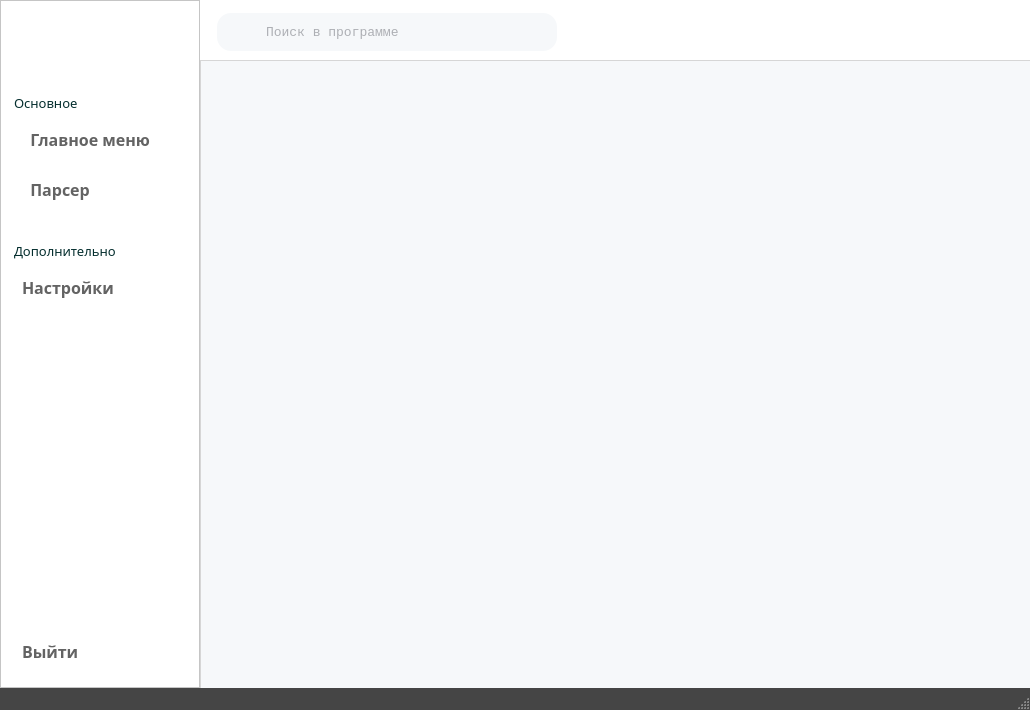
<?xml version="1.0" encoding="UTF-8"?>
<ui version="4.0">
 <class>MainWindow</class>
 <widget class="QMainWindow" name="MainWindow">
  <property name="geometry">
   <rect>
    <x>0</x>
    <y>0</y>
    <width>1030</width>
    <height>710</height>
   </rect>
  </property>
  <property name="minimumSize">
   <size>
    <width>700</width>
    <height>600</height>
   </size>
  </property>
  <property name="windowTitle">
   <string>MainWindow</string>
  </property>
  <property name="styleSheet">
   <string notr="true">QMainWindow#MainWindow {
	background:#F5F5F5
}

QStatusBar#statusbar{
	background: #454545;
	font-color: #EDEDED;
}

QFrame#optionalWidget {
	border: 1px solid #D6D6D6;
	border-width: 1px 0 0 1px;
	background:#F6F8FA
}


QPushButton#applicationIconButton{
	border: 0 solid #ADADAD;
}

QFrame#topMenuFrame{
	background:#FFFFFF
}

QFrame#mainMenuFrame{
	background:#FFFFFF
}
</string>
  </property>
  <property name="iconSize">
   <size>
    <width>24</width>
    <height>24</height>
   </size>
  </property>
  <property name="toolButtonStyle">
   <enum>Qt::ToolButtonIconOnly</enum>
  </property>
  <property name="documentMode">
   <bool>false</bool>
  </property>
  <property name="tabShape">
   <enum>QTabWidget::Rounded</enum>
  </property>
  <property name="unifiedTitleAndToolBarOnMac">
   <bool>false</bool>
  </property>
  <widget class="QWidget" name="centralwidget">
   <layout class="QHBoxLayout" name="horizontalLayout">
    <property name="spacing">
     <number>0</number>
    </property>
    <property name="leftMargin">
     <number>0</number>
    </property>
    <property name="topMargin">
     <number>0</number>
    </property>
    <property name="rightMargin">
     <number>0</number>
    </property>
    <property name="bottomMargin">
     <number>0</number>
    </property>
    <item>
     <widget class="QFrame" name="mainMenuFrame">
      <property name="enabled">
       <bool>true</bool>
      </property>
      <property name="minimumSize">
       <size>
        <width>200</width>
        <height>0</height>
       </size>
      </property>
      <property name="maximumSize">
       <size>
        <width>250</width>
        <height>16777215</height>
       </size>
      </property>
      <property name="sizeIncrement">
       <size>
        <width>1</width>
        <height>1</height>
       </size>
      </property>
      <property name="acceptDrops">
       <bool>false</bool>
      </property>
      <property name="layoutDirection">
       <enum>Qt::LeftToRight</enum>
      </property>
      <property name="autoFillBackground">
       <bool>false</bool>
      </property>
      <property name="styleSheet">
       <string notr="true">QLabel {
	margin: 30px 0 0 10px;
	color: #042E2E
}

Line#menuHorizontalLine {
	margin: 20px 5px 0 5px;
	color: #C7C5C5;
}

QPushButton#applicationIconButton {
	margin: 5px 15px 5px 15px;
	border: 0px solid #7C57C6;
	background: #00000000;
	text-align:center;
	padding:0;
}

QPushButton {
	border: 1px solid #00FFFFFF;
	border-radius: 13px;
	margin: 5px 10px 0 10px;
	background:#00FFFFFF;
	color: #636363;
	text-align:left;
	padding-left:10px;
}


QPushButton:hover {
	border: 1px solid #88DEDEDE;
	background: #88E6E3E3;
	color: #636363;
}

QPushButton:pressed {
	border: 1px solid #7C57C6;
	background: #8850F0;
	color: #EBEBEB;
}

QPushButton#gotoSettingsButton:pressed {
	border: 1px solid #C2C0C0;
	background: #C2C0C0;
	color: #FFFFFF;
}



</string>
      </property>
      <property name="frameShape">
       <enum>QFrame::StyledPanel</enum>
      </property>
      <property name="frameShadow">
       <enum>QFrame::Raised</enum>
      </property>
      <layout class="QVBoxLayout" name="verticalLayout_2" stretch="0,0,0,0,0,0,0,0">
       <property name="spacing">
        <number>0</number>
       </property>
       <property name="leftMargin">
        <number>0</number>
       </property>
       <property name="topMargin">
        <number>7</number>
       </property>
       <property name="rightMargin">
        <number>0</number>
       </property>
       <property name="bottomMargin">
        <number>13</number>
       </property>
       <item>
        <widget class="QPushButton" name="applicationIconButton">
         <property name="sizePolicy">
          <sizepolicy hsizetype="Preferred" vsizetype="Preferred">
           <horstretch>0</horstretch>
           <verstretch>0</verstretch>
          </sizepolicy>
         </property>
         <property name="minimumSize">
          <size>
           <width>192</width>
           <height>56</height>
          </size>
         </property>
         <property name="maximumSize">
          <size>
           <width>192</width>
           <height>56</height>
          </size>
         </property>
         <property name="sizeIncrement">
          <size>
           <width>0</width>
           <height>60</height>
          </size>
         </property>
         <property name="styleSheet">
          <string notr="true"/>
         </property>
         <property name="text">
          <string/>
         </property>
         <property name="icon">
          <iconset>
           <normaloff>img/app_icon.png</normaloff>img/app_icon.png</iconset>
         </property>
         <property name="iconSize">
          <size>
           <width>155</width>
           <height>56</height>
          </size>
         </property>
        </widget>
       </item>
       <item>
        <widget class="QLabel" name="mainMenuLabel1">
         <property name="font">
          <font>
           <family>Corbel Light</family>
           <pointsize>10</pointsize>
          </font>
         </property>
         <property name="styleSheet">
          <string notr="true"/>
         </property>
         <property name="text">
          <string>Основное</string>
         </property>
        </widget>
       </item>
       <item>
        <widget class="QPushButton" name="gotoMainMenuButton">
         <property name="enabled">
          <bool>true</bool>
         </property>
         <property name="minimumSize">
          <size>
           <width>80</width>
           <height>50</height>
          </size>
         </property>
         <property name="maximumSize">
          <size>
           <width>16777215</width>
           <height>50</height>
          </size>
         </property>
         <property name="font">
          <font>
           <family>Bahnschrift SemiBold</family>
           <pointsize>12</pointsize>
           <weight>75</weight>
           <bold>true</bold>
          </font>
         </property>
         <property name="styleSheet">
          <string notr="true"/>
         </property>
         <property name="text">
          <string>  Главное меню</string>
         </property>
         <property name="icon">
          <iconset>
           <normaloff>img/menu_button_icon.png</normaloff>
           <activeoff>img/menu_button_icon_active.png</activeoff>img/menu_button_icon.png</iconset>
         </property>
         <property name="iconSize">
          <size>
           <width>18</width>
           <height>18</height>
          </size>
         </property>
         <property name="checkable">
          <bool>false</bool>
         </property>
         <property name="checked">
          <bool>false</bool>
         </property>
         <property name="autoRepeat">
          <bool>false</bool>
         </property>
         <property name="autoDefault">
          <bool>false</bool>
         </property>
         <property name="default">
          <bool>false</bool>
         </property>
         <property name="flat">
          <bool>false</bool>
         </property>
        </widget>
       </item>
       <item>
        <widget class="QPushButton" name="gotoParserButton">
         <property name="enabled">
          <bool>true</bool>
         </property>
         <property name="minimumSize">
          <size>
           <width>80</width>
           <height>50</height>
          </size>
         </property>
         <property name="maximumSize">
          <size>
           <width>16777215</width>
           <height>50</height>
          </size>
         </property>
         <property name="font">
          <font>
           <family>Bahnschrift SemiBold</family>
           <pointsize>12</pointsize>
           <weight>75</weight>
           <bold>true</bold>
          </font>
         </property>
         <property name="focusPolicy">
          <enum>Qt::ClickFocus</enum>
         </property>
         <property name="contextMenuPolicy">
          <enum>Qt::NoContextMenu</enum>
         </property>
         <property name="acceptDrops">
          <bool>false</bool>
         </property>
         <property name="styleSheet">
          <string notr="true"/>
         </property>
         <property name="text">
          <string>  Парсер</string>
         </property>
         <property name="icon">
          <iconset>
           <normaloff>img/parser_button_icon.svg</normaloff>
           <activeoff>img/parser_button_icon_active.svg</activeoff>img/parser_button_icon.svg</iconset>
         </property>
         <property name="iconSize">
          <size>
           <width>25</width>
           <height>25</height>
          </size>
         </property>
         <property name="shortcut">
          <string/>
         </property>
         <property name="checkable">
          <bool>false</bool>
         </property>
         <property name="checked">
          <bool>false</bool>
         </property>
         <property name="autoRepeat">
          <bool>false</bool>
         </property>
         <property name="autoExclusive">
          <bool>false</bool>
         </property>
         <property name="autoRepeatInterval">
          <number>100</number>
         </property>
         <property name="autoDefault">
          <bool>false</bool>
         </property>
         <property name="default">
          <bool>false</bool>
         </property>
         <property name="flat">
          <bool>false</bool>
         </property>
        </widget>
       </item>
       <item>
        <widget class="QLabel" name="mainMenuLabel2">
         <property name="font">
          <font>
           <family>Corbel Light</family>
           <pointsize>10</pointsize>
          </font>
         </property>
         <property name="styleSheet">
          <string notr="true"/>
         </property>
         <property name="text">
          <string>Дополнительно</string>
         </property>
        </widget>
       </item>
       <item>
        <widget class="QPushButton" name="gotoSettingsButton">
         <property name="enabled">
          <bool>true</bool>
         </property>
         <property name="minimumSize">
          <size>
           <width>80</width>
           <height>50</height>
          </size>
         </property>
         <property name="maximumSize">
          <size>
           <width>16777215</width>
           <height>50</height>
          </size>
         </property>
         <property name="font">
          <font>
           <family>Bahnschrift SemiBold</family>
           <pointsize>12</pointsize>
           <weight>75</weight>
           <bold>true</bold>
          </font>
         </property>
         <property name="focusPolicy">
          <enum>Qt::ClickFocus</enum>
         </property>
         <property name="contextMenuPolicy">
          <enum>Qt::NoContextMenu</enum>
         </property>
         <property name="acceptDrops">
          <bool>false</bool>
         </property>
         <property name="styleSheet">
          <string notr="true"/>
         </property>
         <property name="text">
          <string>Настройки</string>
         </property>
         <property name="icon">
          <iconset>
           <normaloff>img/settings_icon.svg</normaloff>
           <activeoff>img/settings_icon_active.svg</activeoff>img/settings_icon.svg</iconset>
         </property>
         <property name="iconSize">
          <size>
           <width>35</width>
           <height>35</height>
          </size>
         </property>
         <property name="shortcut">
          <string/>
         </property>
         <property name="checkable">
          <bool>false</bool>
         </property>
         <property name="checked">
          <bool>false</bool>
         </property>
         <property name="autoRepeat">
          <bool>false</bool>
         </property>
         <property name="autoExclusive">
          <bool>false</bool>
         </property>
         <property name="autoRepeatInterval">
          <number>100</number>
         </property>
         <property name="autoDefault">
          <bool>false</bool>
         </property>
         <property name="default">
          <bool>false</bool>
         </property>
         <property name="flat">
          <bool>false</bool>
         </property>
        </widget>
       </item>
       <item>
        <spacer name="mainMenuVerticalSpacer">
         <property name="orientation">
          <enum>Qt::Vertical</enum>
         </property>
         <property name="sizeHint" stdset="0">
          <size>
           <width>20</width>
           <height>40</height>
          </size>
         </property>
        </spacer>
       </item>
       <item>
        <widget class="QPushButton" name="exitButton">
         <property name="enabled">
          <bool>true</bool>
         </property>
         <property name="minimumSize">
          <size>
           <width>80</width>
           <height>50</height>
          </size>
         </property>
         <property name="maximumSize">
          <size>
           <width>120</width>
           <height>50</height>
          </size>
         </property>
         <property name="font">
          <font>
           <family>Bahnschrift SemiBold</family>
           <pointsize>12</pointsize>
           <weight>75</weight>
           <bold>true</bold>
          </font>
         </property>
         <property name="focusPolicy">
          <enum>Qt::ClickFocus</enum>
         </property>
         <property name="contextMenuPolicy">
          <enum>Qt::NoContextMenu</enum>
         </property>
         <property name="acceptDrops">
          <bool>false</bool>
         </property>
         <property name="styleSheet">
          <string notr="true"/>
         </property>
         <property name="text">
          <string>Выйти</string>
         </property>
         <property name="icon">
          <iconset>
           <normaloff>img/exit_icon.svg</normaloff>
           <activeoff>img/exit_icon_active.svg</activeoff>img/exit_icon.svg</iconset>
         </property>
         <property name="iconSize">
          <size>
           <width>30</width>
           <height>30</height>
          </size>
         </property>
         <property name="shortcut">
          <string/>
         </property>
         <property name="checkable">
          <bool>false</bool>
         </property>
         <property name="checked">
          <bool>false</bool>
         </property>
         <property name="autoRepeat">
          <bool>false</bool>
         </property>
         <property name="autoExclusive">
          <bool>false</bool>
         </property>
         <property name="autoRepeatInterval">
          <number>100</number>
         </property>
         <property name="autoDefault">
          <bool>false</bool>
         </property>
         <property name="default">
          <bool>false</bool>
         </property>
         <property name="flat">
          <bool>false</bool>
         </property>
        </widget>
       </item>
      </layout>
     </widget>
    </item>
    <item>
     <widget class="QFrame" name="mainOptionalFrame">
      <property name="minimumSize">
       <size>
        <width>500</width>
        <height>0</height>
       </size>
      </property>
      <property name="toolTipDuration">
       <number>0</number>
      </property>
      <property name="styleSheet">
       <string notr="true"/>
      </property>
      <property name="frameShape">
       <enum>QFrame::NoFrame</enum>
      </property>
      <property name="frameShadow">
       <enum>QFrame::Raised</enum>
      </property>
      <layout class="QVBoxLayout" name="verticalLayout">
       <property name="spacing">
        <number>0</number>
       </property>
       <property name="leftMargin">
        <number>0</number>
       </property>
       <property name="topMargin">
        <number>0</number>
       </property>
       <property name="rightMargin">
        <number>0</number>
       </property>
       <property name="bottomMargin">
        <number>0</number>
       </property>
       <item>
        <widget class="QFrame" name="topMenuFrame">
         <property name="minimumSize">
          <size>
           <width>0</width>
           <height>60</height>
          </size>
         </property>
         <property name="maximumSize">
          <size>
           <width>16777215</width>
           <height>60</height>
          </size>
         </property>
         <property name="autoFillBackground">
          <bool>false</bool>
         </property>
         <property name="styleSheet">
          <string notr="true">QFrame#searchWidgetsFrame {
	background: #F6F8FA;
	border-radius: 14px;
}

QPushButton#searchButton:pressed {
	border: 0px solid #00FFFFFF
}

QLineEdit#searchTexInput {
	background: #F6F8FA;
	color:#64666E;
}

QPushButton#aboutProgramInfoButton:pressed {
	border-radius:10px;
	background: #E2E2E2;
}

QPushButton#githubButton:pressed {
	border-radius:15px;
	background: #E2E2E2;
}</string>
         </property>
         <property name="frameShape">
          <enum>QFrame::NoFrame</enum>
         </property>
         <property name="frameShadow">
          <enum>QFrame::Raised</enum>
         </property>
         <layout class="QHBoxLayout" name="horizontalLayout_3">
          <property name="spacing">
           <number>20</number>
          </property>
          <property name="leftMargin">
           <number>17</number>
          </property>
          <property name="topMargin">
           <number>4</number>
          </property>
          <property name="rightMargin">
           <number>17</number>
          </property>
          <property name="bottomMargin">
           <number>0</number>
          </property>
          <item>
           <widget class="QFrame" name="searchWidgetsFrame">
            <property name="minimumSize">
             <size>
              <width>220</width>
              <height>8</height>
             </size>
            </property>
            <property name="maximumSize">
             <size>
              <width>340</width>
              <height>38</height>
             </size>
            </property>
            <property name="frameShape">
             <enum>QFrame::StyledPanel</enum>
            </property>
            <property name="frameShadow">
             <enum>QFrame::Raised</enum>
            </property>
            <layout class="QHBoxLayout" name="horizontalLayout_2">
             <property name="spacing">
              <number>0</number>
             </property>
             <property name="leftMargin">
              <number>7</number>
             </property>
             <property name="topMargin">
              <number>0</number>
             </property>
             <property name="rightMargin">
              <number>14</number>
             </property>
             <property name="bottomMargin">
              <number>0</number>
             </property>
             <item>
              <widget class="QPushButton" name="searchButton">
               <property name="text">
                <string/>
               </property>
               <property name="icon">
                <iconset>
                 <normaloff>img/search.png</normaloff>img/search.png</iconset>
               </property>
               <property name="flat">
                <bool>true</bool>
               </property>
              </widget>
             </item>
             <item>
              <widget class="QLineEdit" name="searchTexInput">
               <property name="minimumSize">
                <size>
                 <width>0</width>
                 <height>7</height>
                </size>
               </property>
               <property name="maximumSize">
                <size>
                 <width>16777215</width>
                 <height>38</height>
                </size>
               </property>
               <property name="font">
                <font>
                 <family>Consolas</family>
                 <pointsize>10</pointsize>
                </font>
               </property>
               <property name="styleSheet">
                <string notr="true"/>
               </property>
               <property name="text">
                <string/>
               </property>
               <property name="frame">
                <bool>false</bool>
               </property>
               <property name="placeholderText">
                <string>Поиск в программе</string>
               </property>
              </widget>
             </item>
            </layout>
           </widget>
          </item>
          <item>
           <spacer name="horizontalSpacer">
            <property name="orientation">
             <enum>Qt::Horizontal</enum>
            </property>
            <property name="sizeHint" stdset="0">
             <size>
              <width>208</width>
              <height>20</height>
             </size>
            </property>
           </spacer>
          </item>
          <item>
           <widget class="QPushButton" name="aboutProgramInfoButton">
            <property name="minimumSize">
             <size>
              <width>20</width>
              <height>20</height>
             </size>
            </property>
            <property name="maximumSize">
             <size>
              <width>20</width>
              <height>20</height>
             </size>
            </property>
            <property name="styleSheet">
             <string notr="true"/>
            </property>
            <property name="text">
             <string/>
            </property>
            <property name="icon">
             <iconset>
              <normaloff>img/info_icon.svg</normaloff>img/info_icon.svg</iconset>
            </property>
            <property name="iconSize">
             <size>
              <width>20</width>
              <height>20</height>
             </size>
            </property>
            <property name="autoDefault">
             <bool>false</bool>
            </property>
            <property name="default">
             <bool>false</bool>
            </property>
            <property name="flat">
             <bool>true</bool>
            </property>
           </widget>
          </item>
          <item>
           <widget class="QPushButton" name="githubButton">
            <property name="minimumSize">
             <size>
              <width>35</width>
              <height>35</height>
             </size>
            </property>
            <property name="maximumSize">
             <size>
              <width>30</width>
              <height>30</height>
             </size>
            </property>
            <property name="text">
             <string/>
            </property>
            <property name="icon">
             <iconset>
              <normaloff>img/github_icon.svg</normaloff>img/github_icon.svg</iconset>
            </property>
            <property name="iconSize">
             <size>
              <width>35</width>
              <height>35</height>
             </size>
            </property>
            <property name="flat">
             <bool>true</bool>
            </property>
           </widget>
          </item>
         </layout>
        </widget>
       </item>
       <item>
        <widget class="QFrame" name="optionalWidget">
         <property name="frameShape">
          <enum>QFrame::NoFrame</enum>
         </property>
         <property name="frameShadow">
          <enum>QFrame::Raised</enum>
         </property>
        </widget>
       </item>
      </layout>
     </widget>
    </item>
   </layout>
  </widget>
  <widget class="QStatusBar" name="statusbar"/>
 </widget>
 <resources/>
 <connections/>
</ui>
